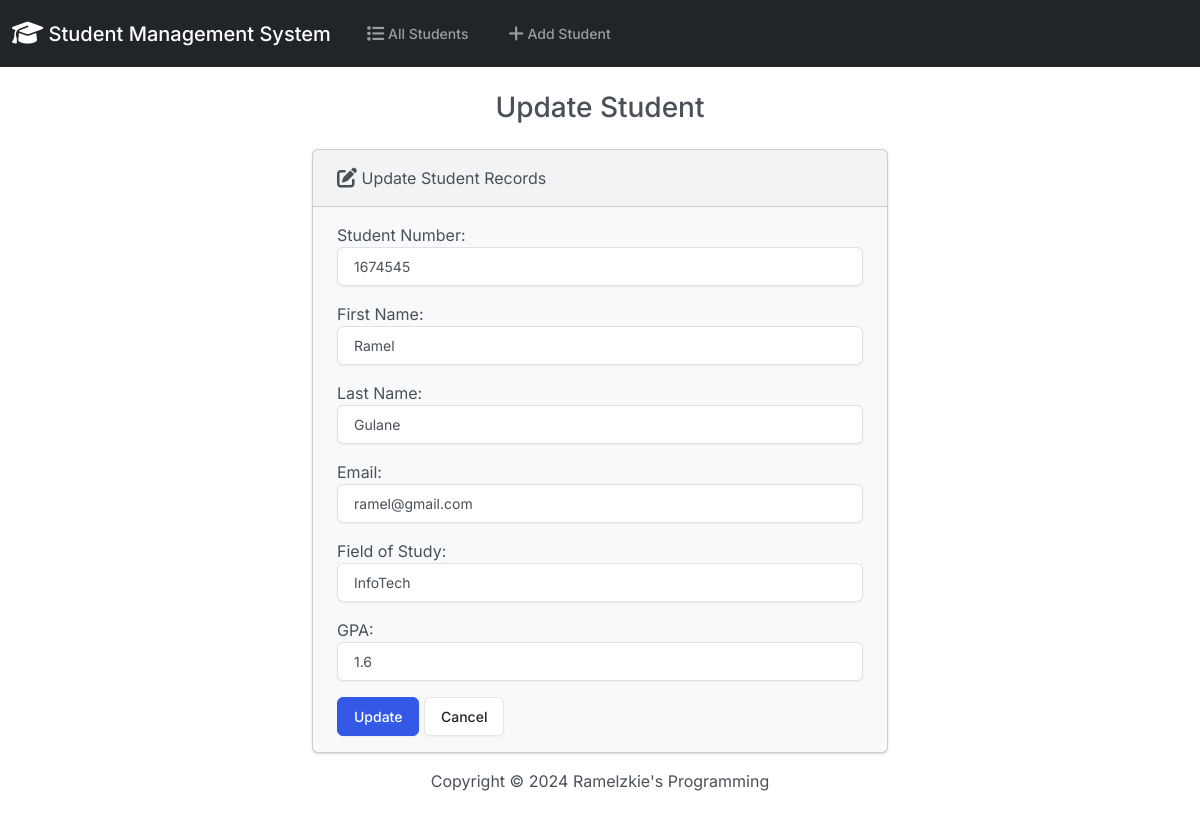
Page /edit/1/ on the committed database.
### students/models.py (models this page shows, shortened)
class Student(models.Model):
    student_number = models.PositiveIntegerField()
    first_name = models.CharField(max_length=50)
    last_name = models.CharField(max_length=50)
    email = models.EmailField(max_length=100)
    field_of_study = models.CharField(max_length=50)
    gpa = models.FloatField()

### students/views.py (the view)
# urls.py: path('edit/<int:id>/', views.edit, name='edit'),
def edit(request, id):
    student = get_object_or_404(Student, pk=id)
    if request.method == 'POST':
        form = StudentForm(request.POST, instance=student)
        if form.is_valid():
            form.save()
            return render(request, 'students/edit.html', {
                'form': form,
                'success': True
            })
    else:
        form = StudentForm(instance=student)
    return render(request, 'students/edit.html', {
    'form': form,
    'student': student
})

### students/forms.py
class StudentForm(forms.ModelForm):
    class Meta:
        model = Student
        fields = ['student_number', 'first_name', 'last_name', 'email', 'field_of_study','gpa']
        labels = {
            'student_number': 'Student Number',
            'first_name': 'First Name',
            'last_name': 'Last Name',
            'email': 'Email',
            'field_of_study': 'Field of Study',
            'gpa': 'GPA'
        }
        widgets = {
            'student_number': forms.NumberInput(attrs={'class': 'form-control'}),
            'first_name': forms.TextInput(attrs={'class': 'form-control'}),
            'last_name': forms.TextInput(attrs={'class': 'form-control'}),
            'email': forms.EmailInput(attrs={'class': 'form-control'}),
            'field_of_study': forms.TextInput(attrs={'class': 'form-control'}),
            'gpa': forms.NumberInput(attrs={'class': 'form-control'}),
        }

### students/templates/students/edit.html (shortened to what this page needs)
{% extends "students/base.html"%}
{% block body %}
    <h3 class="text-center m-4">Update Student</h3>
    {% if success %}
        <div class="alert alert-success" role="alert">
            The student updated successfully.
            <a href="{% url 'index'%}" class="alert-link">Go to Home Page</a>
        </div>
    {% else %}
    <div class="row justify-content-center">
        <div class="col-6">
            <div class="card bg-light mb-3">
                <div class="card-header">
                    <i class="fa-solid fa-pen-to-square fa-lg"></i> Update Student Records
                </div>
                <div class="card-body">
                    <form action="{% if student and student.pk %}{% url 'edit' id=student.pk %}{% endif %}" method="POST">
                        {{ form.as_p }}
                        <button type="submit" class="btn btn-primary">Update</button>
                        <a href="{% url 'index' %}" class="btn btn-secondary">Cancel</a>
                    </form>
                </div>
            </div>
        </div>
    </div>
    {% endif %}
{% endblock %}

### rows in the picture
Student: student_number "1674545", first_name "Ramel", last_name "Gulane", email "ramel@gmail.com", field_of_study "InfoTech", gpa "1.6"
